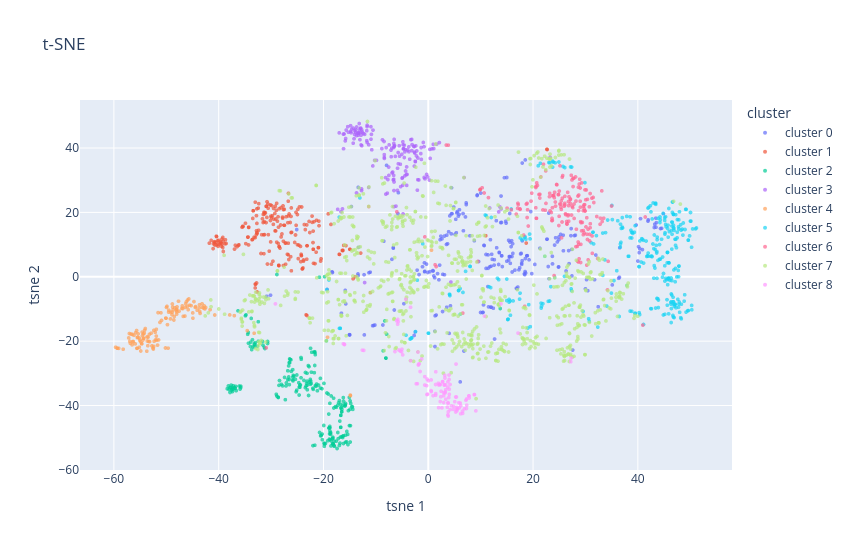

Notebook source saved alongside this figure:
### Code cell
tsne_2d = TSNE(n_components=2, init="pca", random_state=0).fit_transform(Z)
points["tsne 1"], points["tsne 2"] = tsne_2d[:, 0], tsne_2d[:, 1]
fig = px.scatter(points, x="tsne 1", y="tsne 2", color="cluster", hover_data=["title", "paragraph"],
                 category_orders=order, opacity=0.7, title="t-SNE", width=850, height=550)
fig.update_traces(marker_size=4)
fig.show()

### Figure 1 — Plotly figure (JSON) as saved in the notebook; plotly's stock layout.template omitted (floating-point values rounded to 4 significant figures; data arrays with more than 128 entries replaced by an {"elided": "..."} marker saying what was removed)
{"data": [{"customdata": {"elided": "231x2 str values"}, "hovertemplate": "cluster=cluster 0<br>tsne 1=%{x}<br>tsne 2=%{y}<br>title=%{customdata[0]}<br>paragraph=%{customdata[1]}<extra></extra>", "legendgroup": "cluster 0", "marker": {"color": "#636efa", "opacity": 0.7, "size": 4, "symbol": "circle"}, "mode": "markers", "name": "cluster 0", "showlegend": true, "type": "scattergl", "x": {"elided": "231 float values"}, "xaxis": "x", "y": {"elided": "231 float values"}, "yaxis": "y"}, {"customdata": {"elided": "221x2 str values"}, "hovertemplate": "cluster=cluster 1<br>tsne 1=%{x}<br>tsne 2=%{y}<br>title=%{customdata[0]}<br>paragraph=%{customdata[1]}<extra></extra>", "legendgroup": "cluster 1", "marker": {"color": "#EF553B", "opacity": 0.7, "size": 4, "symbol": "circle"}, "mode": "markers", "name": "cluster 1", "showlegend": true, "type": "scattergl", "x": {"elided": "221 float values"}, "xaxis": "x", "y": {"elided": "221 float values"}, "yaxis": "y"}, {"customdata": {"elided": "230x2 str values"}, "hovertemplate": "cluster=cluster 2<br>tsne 1=%{x}<br>tsne 2=%{y}<br>title=%{customdata[0]}<br>paragraph=%{customdata[1]}<extra></extra>", "legendgroup": "cluster 2", "marker": {"color": "#00cc96", "opacity": 0.7, "size": 4, "symbol": "circle"}, "mode": "markers", "name": "cluster 2", "showlegend": true, "type": "scattergl", "x": {"elided": "230 float values"}, "xaxis": "x", "y": {"elided": "230 float values"}, "yaxis": "y"}, {"customdata": {"elided": "168x2 str values"}, "hovertemplate": "cluster=cluster 3<br>tsne 1=%{x}<br>tsne 2=%{y}<br>title=%{customdata[0]}<br>paragraph=%{customdata[1]}<extra></extra>", "legendgroup": "cluster 3", "marker": {"color": "#ab63fa", "opacity": 0.7, "size": 4, "symbol": "circle"}, "mode": "markers", "name": "cluster 3", "showlegend": true, "type": "scattergl", "x": {"elided": "168 float values"}, "xaxis": "x", "y": {"elided": "168 float values"}, "yaxis": "y"}, {"customdata": {"elided": "132x2 str values"}, "hovertemplate": "cluster=cluster 4<br>tsne 1=%{x}<br>tsne 2=%{y}<br>title=%{customdata[0]}<br>paragraph=%{customdata[1]}<extra></extra>", "legendgroup": "cluster 4", "marker": {"color": "#FFA15A", "opacity": 0.7, "size": 4, "symbol": "circle"}, "mode": "markers", "name": "cluster 4", "showlegend": true, "type": "scattergl", "x": {"elided": "132 float values"}, "xaxis": "x", "y": {"elided": "132 float values"}, "yaxis": "y"}, {"customdata": {"elided": "317x2 str values"}, "hovertemplate": "cluster=cluster 5<br>tsne 1=%{x}<br>tsne 2=%{y}<br>title=%{customdata[0]}<br>paragraph=%{customdata[1]}<extra></extra>", "legendgroup": "cluster 5", "marker": {"color": "#19d3f3", "opacity": 0.7, "size": 4, "symbol": "circle"}, "mode": "markers", "name": "cluster 5", "showlegend": true, "type": "scattergl", "x": {"elided": "317 float values"}, "xaxis": "x", "y": {"elided": "317 float values"}, "yaxis": "y"}, {"customdata": {"elided": "180x2 str values"}, "hovertemplate": "cluster=cluster 6<br>tsne 1=%{x}<br>tsne 2=%{y}<br>title=%{customdata[0]}<br>paragraph=%{customdata[1]}<extra></extra>", "legendgroup": "cluster 6", "marker": {"color": "#FF6692", "opacity": 0.7, "size": 4, "symbol": "circle"}, "mode": "markers", "name": "cluster 6", "showlegend": true, "type": "scattergl", "x": {"elided": "180 float values"}, "xaxis": "x", "y": {"elided": "180 float values"}, "yaxis": "y"}, {"customdata": {"elided": "772x2 str values"}, "hovertemplate": "cluster=cluster 7<br>tsne 1=%{x}<br>tsne 2=%{y}<br>title=%{customdata[0]}<br>paragraph=%{customdata[1]}<extra></extra>", "legendgroup": "cluster 7", "marker": {"color": "#B6E880", "opacity": 0.7, "size": 4, "symbol": "circle"}, "mode": "markers", "name": "cluster 7", "showlegend": true, "type": "scattergl", "x": {"elided": "772 float values"}, "xaxis": "x", "y": {"elided": "772 float values"}, "yaxis": "y"}, {"customdata": {"elided": "116x2 str values"}, "hovertemplate": "cluster=cluster 8<br>tsne 1=%{x}<br>tsne 2=%{y}<br>title=%{customdata[0]}<br>paragraph=%{customdata[1]}<extra></extra>", "legendgroup": "cluster 8", "marker": {"color": "#FF97FF", "opacity": 0.7, "size": 4, "symbol": "circle"}, "mode": "markers", "name": "cluster 8", "showlegend": true, "type": "scattergl", "x": [5.582, 3.354, -1.846, 3.273, -0.3166, 2.283, 7.282, 9.088, 2.451, -6.356, 3.924, -3.352, 1.927, -5.811, -1.973, 8.783, -16.21, 1.395, 0.5787, 3.766, -4.887, 6.559, -12.29, -1.748, 2.229, 8.809, 0.02713, 4.019, 7.817, 7.34, -1.563, 4.173, 2.938, -29.17, 5.237, 4.421, 1.404, -1.256, 3.812, 3.806, 3.73, 3.331, 3.733, -0.6849, -0.2204, 4.842, 27.2, -0.126, 2.731, 1.436, 17.13, 5.841, 3.054, 5.475, 2.917, -3.389, 4.004, -16.0, 3.745, 5.224, -0.6733, -2.296, 7.775, 13.88, 2.222, 2.923, 0.5649, -4.288, -5.849, -5.105, 3.981, 7.73, 6.535, 6.178, 4.155, 7.19, 10.74, -0.2474, 6.199, -2.079, 27.26, 3.187, 3.631, 3.064, 6.871, 1.995, 2.238, 6.096, 0.914, -5.637, -5.324, -16.01, -5.741, 5.461, 5.934, 2.388, 0.5344, 3.956, 3.189, 2.736, 5.296, 3.306, 1.979, 7.306, 1.423, 5.059, -1.889, 5.44, 2.61, 4.793, 3.777, -6.04, 3.144, -12.58, 5.369, -5.026], "xaxis": "x", "y": [-41.0, -38.04, -27.19, -35.79, -33.81, -38.76, -40.92, -41.67, -35.58, -23.23, -37.5, -26.07, -33.08, -13.23, -23.38, -36.59, -20.81, -33.47, -35.66, -39.08, -24.26, -42.45, -22.88, -27.06, -33.55, -36.62, -32.32, -36.53, -37.66, -39.89, -29.43, -41.3, -39.07, -8.425, -42.02, -40.09, -36.83, -25.54, -43.27, -41.97, -34.34, -35.08, -42.91, -33.63, -31.79, -40.25, -26.38, -36.47, -32.67, -29.52, -17.5, -39.12, -33.57, -41.19, -36.99, -9.479, -34.94, -21.04, -32.63, -37.36, -31.03, -33.24, -36.99, -8.409, -33.44, -35.97, -32.05, -6.979, -14.75, -23.27, -31.91, -37.01, -41.74, -42.57, -33.47, -38.39, -12.23, -36.58, -40.1, -33.21, -25.28, -36.13, -40.55, -33.68, -41.01, -33.61, -33.56, -39.25, -36.93, -22.74, -23.11, -21.03, -13.96, -41.68, -40.74, -37.27, -35.36, -30.53, -31.47, -32.55, -27.12, -33.61, -40.66, -37.97, -36.3, -38.82, -27.43, -40.57, -40.73, -41.19, -39.35, -13.67, -30.62, -22.8, -37.34, -22.5], "yaxis": "y"}], "layout": {"height": 550, "legend": {"title": {"text": "cluster"}, "tracegroupgap": 0}, "title": {"text": "t-SNE"}, "width": 850, "xaxis": {"anchor": "y", "domain": [0, 1], "title": {"text": "tsne 1"}}, "yaxis": {"anchor": "x", "domain": [0, 1], "title": {"text": "tsne 2"}}}}
